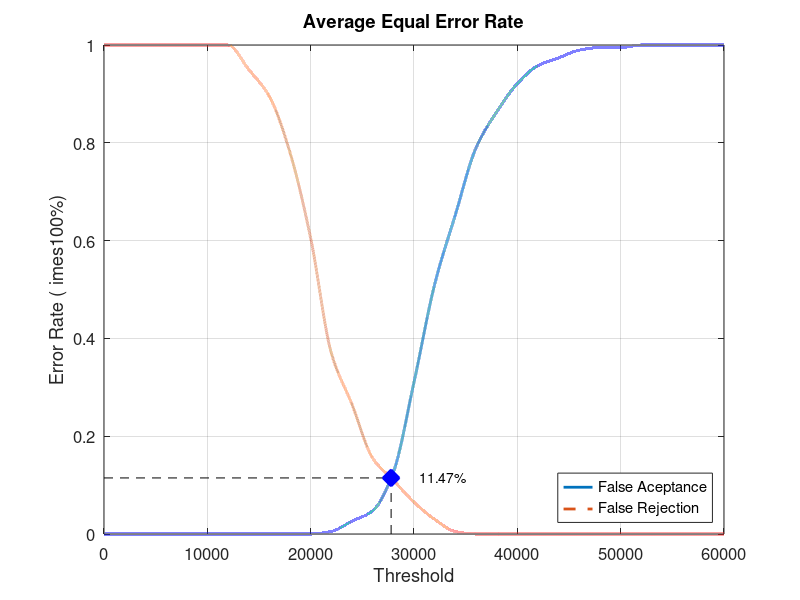
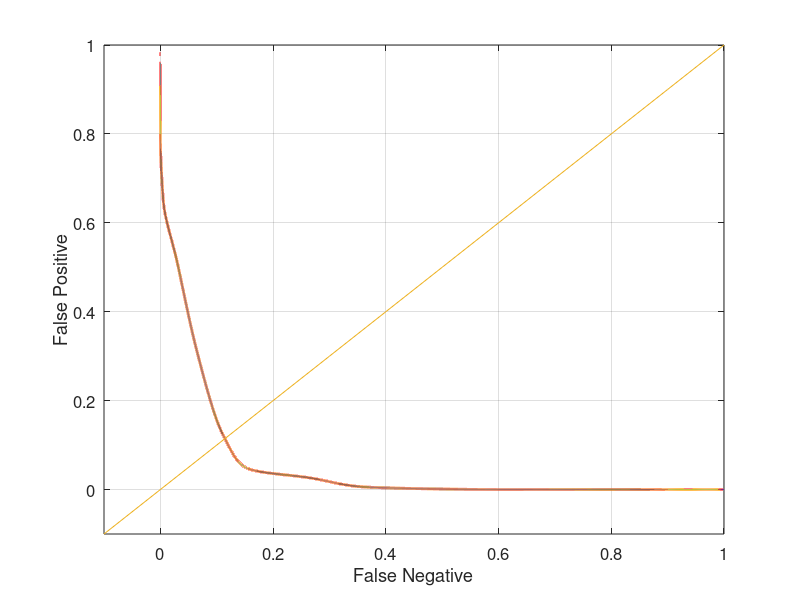

Reproduce these figures in MATLAB, in order.
close all;
clear;
clc;
x = 0:2000:60000;
xq = 0:0.5:60000;

y0 = [0 0 0 0 0 0 0 0 0 0 0 0.00526316 0.0263158 0.0473684 0.126316 0.310526 0.510526 0.652632 0.789474 0.863158 0.921053 0.957895 0.973684 0.989474 0.994737 0.994737 1 1 1 1 1]
yy0 = interp1(x, y0, xq, 'pchip');
y1 = [1 1 1 1 1 1 1 0.95 0.895 0.78 0.605 0.37 0.265 0.155 0.11 0.065 0.03 0.005 0 0 0 0 0 0 0 0 0 0 0 0 0]
yy1 = interp1(x, y1, xq, 'pchip');

% Calculating EER: 
y2 = abs(y0 - y1);
find(y2 == min(y2))
yy2 = abs(yy0 - yy1);
xEER = find(yy2 == min(yy2));
xEERIndex = xq(xEER) % X-axis EER
yEER = yy0(xEER) % Y-axis EER

main = figure
plot(xq, yy0,'-','LineWidth', 2);	hold on
plot(xq, yy1,'--','LineWidth', 2);	hold on
plot([xEERIndex xEERIndex], [0 yEER], 'k--');	hold on
plot([0 xEERIndex], [yEER yEER], 'k--');	hold on
plot(xEERIndex, yEER, 'bx', 'LineWidth', 10);	hold on
text(xEERIndex + 10 * xEERIndex / 100, yEER, [num2str(round((10000 * yEER)) / 100) '%'])
legend('False Aceptance', 'False Rejection', 'Location', 'SouthEast')
xlabel('Threshold')
ylabel('Error Rate (	imes100%)')
title('Average Equal Error Rate')
set(gca, 'FontSize', 12)
axis([0 60000 0 1])
grid on

print(main, 'Database2_3Main', '-dpng');
FNRxFPR = figure('Color', [1 1 1]);
plot(yy1, yy0, '-', yy1, yy0, 'LineWidth', 2);
hold on
y = -0.1:0.1:1
plot(y, y); 
set(gca, 'FontSize', 12)
xlabel('False Negative')
ylabel('False Positive')
axis([-0.1 1 -0.1 1])
set(gca, 'FontSize', 12)
grid on

print(FNRxFPR, 'Database2_3FNRxFPR','-dpng');
